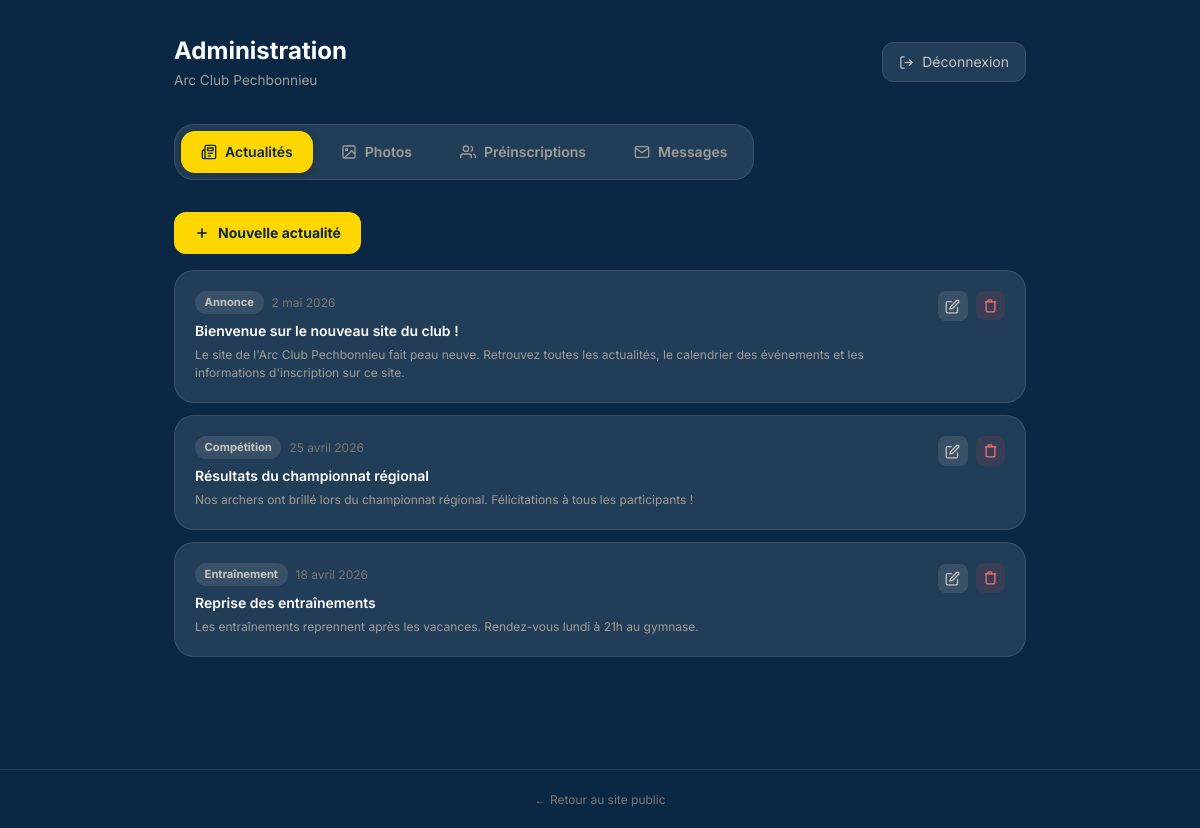
/admin/ (signed in), run on the app's committed database.
### tables this page shows
CREATE TABLE IF NOT EXISTS `news` (
  `id`           INT UNSIGNED NOT NULL AUTO_INCREMENT,
  `tag`          VARCHAR(50)  NOT NULL DEFAULT 'Annonce',
  `title`        VARCHAR(255) NOT NULL,
  `body`         TEXT         NOT NULL,
  `published_at` DATE         NOT NULL,
  `created_at`   DATETIME     NOT NULL DEFAULT CURRENT_TIMESTAMP,
  PRIMARY KEY (`id`),
  KEY `idx_published` (`published_at`)
);

### inc/config.php (called while the page is built, shortened)
<?php
function db(): PDO {
    static $pdo = null;
    if ($pdo === null) {
        $dsn = 'mysql:host=' . DB_HOST . ';dbname=' . DB_NAME . ';charset=' . DB_CHARSET;
        $pdo = new PDO($dsn, DB_USER, DB_PASS, [
            PDO::ATTR_ERRMODE            => PDO::ERRMODE_EXCEPTION,
            PDO::ATTR_DEFAULT_FETCH_MODE => PDO::FETCH_ASSOC,
            PDO::ATTR_EMULATE_PREPARES   => false,
        ]);
    }
    return $pdo;
}

### inc/functions.php (called while the page is built, shortened)
<?php
function h(string $s): string {
    return htmlspecialchars($s, ENT_QUOTES | ENT_SUBSTITUTE, 'UTF-8');
}
function formatDateFR(string $date): string {
    $months = ['', 'janvier', 'février', 'mars', 'avril', 'mai', 'juin',
               'juillet', 'août', 'septembre', 'octobre', 'novembre', 'décembre'];
    $ts = strtotime($date);
    return intval(date('j', $ts)) . ' ' . $months[intval(date('n', $ts))] . ' ' . date('Y', $ts);
}

### admin/partials/news.php (the view, shortened to what this page needs)
<?php
$allNews = db()->query("SELECT * FROM news ORDER BY published_at DESC")->fetchAll();
?>
<a href="?tab=news&add=1" class="btn-admin-add">
  <svg width="16" height="16" viewBox="0 0 24 24" fill="none" stroke="currentColor" stroke-width="2.5"><line x1="12" y1="5" x2="12" y2="19"/><line x1="5" y1="12" x2="19" y2="12"/></svg>
  Nouvelle actualité
</a>
<?php if (empty($allNews)): ?>
  <p style="color:var(--stone4);text-align:center;padding:3rem 0;font-size:.875rem">Aucune actualité.</p>
<?php else: ?>
  <div style="display:flex;flex-direction:column;gap:.75rem">
    <?php foreach ($allNews as $item): ?>
      <div class="admin-card">
        <div class="admin-card-body" style="display:flex;align-items:flex-start;gap:1rem">
          <div style="flex:1;min-width:0">
            <div style="display:flex;flex-wrap:wrap;align-items:center;gap:.5rem;margin-bottom:.375rem">
              <span style="background:var(--white10);color:var(--stone2);font-size:.7rem;font-weight:700;padding:.15rem .6rem;border-radius:9999px"><?= h($item['tag']) ?></span>
              <span style="color:var(--stone5);font-size:.75rem"><?= formatDateFR($item['published_at']) ?></span>
            </div>
            <p style="color:#fff;font-weight:600;font-size:.875rem;margin-bottom:.25rem"><?= h($item['title']) ?></p>
            <p style="color:var(--stone4);font-size:.75rem;line-height:1.5;overflow:hidden;display:-webkit-box;-webkit-line-clamp:2;-webkit-box-orient:vertical"><?= h($item['body']) ?></p>
          </div>
          <div style="display:flex;align-items:center;gap:.5rem;flex-shrink:0">
            <a href="?tab=news&edit=<?= $item['id'] ?>" class="btn-edit">
              <svg width="15" height="15" viewBox="0 0 24 24" fill="none" stroke="currentColor" stroke-width="2"><path d="M11 4H4a2 2 0 0 0-2 2v14a2 2 0 0 0 2 2h14a2 2 0 0 0 2-2v-7"/><path d="M18.5 2.5a2.121 2.121 0 0 1 3 3L12 15l-4 1 1-4 9.5-9.5z"/></svg>
            </a>
            <form method="POST" style="display:inline" onsubmit="return confirm('Supprimer cette actualité ?')">
              <button type="submit" class="btn-delete">
                <svg width="15" height="15" viewBox="0 0 24 24" fill="none" stroke="currentColor" stroke-width="2"><polyline points="3 6 5 6 21 6"/><path d="M19 6v14a2 2 0 0 1-2 2H7a2 2 0 0 1-2-2V6m3 0V4a1 1 0 0 1 1-1h4a1 1 0 0 1 1 1v2"/></svg>
              </button>
            </form>
          </div>
        </div>
      </div>
    <?php endforeach; ?>
  </div>
<?php endif; ?>

### admin/index.php (shortened to what this page needs)
<?php
require_once __DIR__ . '/../inc/config.php';
require_once __DIR__ . '/../inc/functions.php';
$tab = $_GET['tab'] ?? 'news';
?>
<!DOCTYPE html>
<html lang="fr">
<head>
  <link rel="stylesheet" href="/assets/css/style.css">
</head>
<body class="admin-body">
<div class="admin-wrap">
  <div class="admin-header-bar">
    <div>
      <h1 class="admin-title">Administration</h1>
      <p class="admin-subtitle">Arc Club Pechbonnieu</p>
    </div>
    <a href="/admin/logout.php" style="display:inline-flex;align-items:center;gap:.5rem;background:var(--white10);border:1px solid var(--white10);color:var(--stone2);padding:.5rem 1rem;border-radius:.75rem;font-size:.875rem;transition:background .2s" onmouseover="this.style.background='var(--white20)'" onmouseout="this.style.background='var(--white10)'">
      <svg width="15" height="15" viewBox="0 0 24 24" fill="none" stroke="currentColor" stroke-width="2"><path d="M9 21H5a2 2 0 0 1-2-2V5a2 2 0 0 1 2-2h4"/><polyline points="16 17 21 12 16 7"/><line x1="21" y1="12" x2="9" y2="12"/></svg>
      Déconnexion
    </a>
  </div>
  <div class="admin-tabs">
    <a href="?tab=news" class="admin-tab <?= $tab === 'news' ? 'active' : '' ?>">
      <svg width="16" height="16" viewBox="0 0 24 24" fill="none" stroke="currentColor" stroke-width="2"><path d="M4 22h16a2 2 0 0 0 2-2V4a2 2 0 0 0-2-2H8a2 2 0 0 0-2 2v16a2 2 0 0 1-2 2zm0 0a2 2 0 0 1-2-2v-9c0-1.1.9-2 2-2h2"/><path d="M18 14h-8"/><path d="M15 18h-5"/><path d="M10 6h8v4h-8V6z"/></svg>
      Actualités
    </a>
    <a href="?tab=photos" class="admin-tab <?= $tab === 'photos' ? 'active' : '' ?>">
      <svg width="16" height="16" viewBox="0 0 24 24" fill="none" stroke="currentColor" stroke-width="2"><rect x="3" y="3" width="18" height="18" rx="2" ry="2"/><circle cx="8.5" cy="8.5" r="1.5"/><polyline points="21 15 16 10 5 21"/></svg>
      Photos
    </a>
    <a href="?tab=preinscriptions" class="admin-tab <?= $tab === 'preinscriptions' ? 'active' : '' ?>">
      <svg width="16" height="16" viewBox="0 0 24 24" fill="none" stroke="currentColor" stroke-width="2"><path d="M17 21v-2a4 4 0 0 0-4-4H5a4 4 0 0 0-4 4v2"/><circle cx="9" cy="7" r="4"/><path d="M23 21v-2a4 4 0 0 0-3-3.87"/><path d="M16 3.13a4 4 0 0 1 0 7.75"/></svg>
      Préinscriptions
    </a>
    <a href="?tab=contacts" class="admin-tab <?= $tab === 'contacts' ? 'active' : '' ?>">
      <svg width="16" height="16" viewBox="0 0 24 24" fill="none" stroke="currentColor" stroke-width="2"><path d="M4 4h16c1.1 0 2 .9 2 2v12c0 1.1-.9 2-2 2H4c-1.1 0-2-.9-2-2V6c0-1.1.9-2 2-2z"/><polyline points="22,6 12,13 2,6"/></svg>
      Messages
    </a>
  </div>
  <?php if ($tab === 'news'): ?>
    <?php include __DIR__ . '/partials/news.php'; ?>
  <?php elseif ($tab === 'photos'): ?>
    <?php include __DIR__ . '/partials/photos.php'; ?>
  <?php elseif ($tab === 'preinscriptions'): ?>
    <?php include __DIR__ . '/partials/preinscriptions.php'; ?>
  <?php elseif ($tab === 'contacts'): ?>
    <?php include __DIR__ . '/partials/contacts.php'; ?>
  <?php endif; ?>
</div>
<footer style="padding:1rem;text-align:center;border-top:1px solid var(--white10);margin-top:2rem">
  <a href="/" style="color:var(--stone5);font-size:.75rem;transition:color .2s" onmouseover="this.style.color='var(--stone4)'" onmouseout="this.style.color='var(--stone5)'">← Retour au site public</a>
</footer>
</body>
</html>

### assets/css/style.css (style rules this page uses)
:root { --navy: #0a2744; --navy2: #1a4a7c; --gold: #ffd700; --gold2: #f5ca00; --green: #3cb371; --white10: rgba(255,255,255,.10); --white20: rgba(255,255,255,.20); --stone2: #c8c4bc; --stone4: #a09c96; --stone5: #7c7870; --radius: 1rem; }
*,*::before,*::after { box-sizing:border-box;margin:0;padding:0 }
html { scroll-behavior:smooth }
body { font-family:'Inter',system-ui,sans-serif;background:var(--navy);color:#e7e3dc;line-height:1.6;-webkit-font-smoothing:antialiased }
a { color:inherit;text-decoration:none }
button { cursor:pointer;font:inherit;border:none;background:none }
.admin-body { background:var(--navy);min-height:100vh;color:#e7e3dc;font-family:'Inter',sans-serif }
.admin-wrap { max-width:900px;margin:0 auto;padding:2rem 1.5rem 5rem }
.admin-header-bar { display:flex;align-items:center;justify-content:space-between;margin-bottom:2rem }
.admin-title { font-size:1.5rem;font-weight:700;color:#fff }
.admin-subtitle { color:var(--stone4);font-size:.85rem }
.admin-tabs { display:flex;gap:.5rem;background:var(--white10);border:1px solid var(--white10);border-radius:1.25rem;padding:.375rem;width:fit-content;margin-bottom:2rem }
.admin-tab { display:inline-flex;align-items:center;gap:.5rem;padding:.6rem 1.25rem;border-radius:.875rem;font-size:.875rem;font-weight:600;transition:all .2s;color:var(--stone4) }
.admin-tab.active { background:var(--gold);color:var(--navy);box-shadow:0 2px 8px rgba(0,0,0,.2) }
.admin-card { background:var(--white10);border:1px solid var(--white10);border-radius:1.25rem;overflow:hidden }
.admin-card-body { padding:1.25rem }
.btn-admin-add { display:inline-flex;align-items:center;gap:.5rem;background:var(--gold);color:var(--navy);font-weight:700;font-size:.875rem;padding:.625rem 1.25rem;border-radius:.75rem;cursor:pointer;border:none;transition:background .2s;margin-bottom:1rem }
.btn-edit { padding:.45rem;background:var(--white10);color:var(--stone2);border-radius:.5rem;cursor:pointer;border:none;transition:background .2s,color .2s;display:inline-flex;align-items:center }
.btn-delete { padding:.45rem;background:rgba(239,68,68,.1);color:#f87171;border-radius:.5rem;cursor:pointer;border:none;transition:background .2s;display:inline-flex;align-items:center }

### data on the page
news: tag "Annonce", published_at "2 mai 2026", title "Bienvenue sur le nouveau site du club !", body "Le site de l'Arc Club Pechbonnieu fait peau neuve. Retrouvez toutes les actualités, le calendrier des événements et les informations d'inscription sur ce site."
news: tag "Compétition", published_at "25 avril 2026", title "Résultats du championnat régional", body "Nos archers ont brillé lors du championnat régional. Félicitations à tous les participants !"
news: tag "Entraînement", published_at "18 avril 2026", title "Reprise des entraînements", body "Les entraînements reprennent après les vacances. Rendez-vous lundi à 21h au gymnase."
